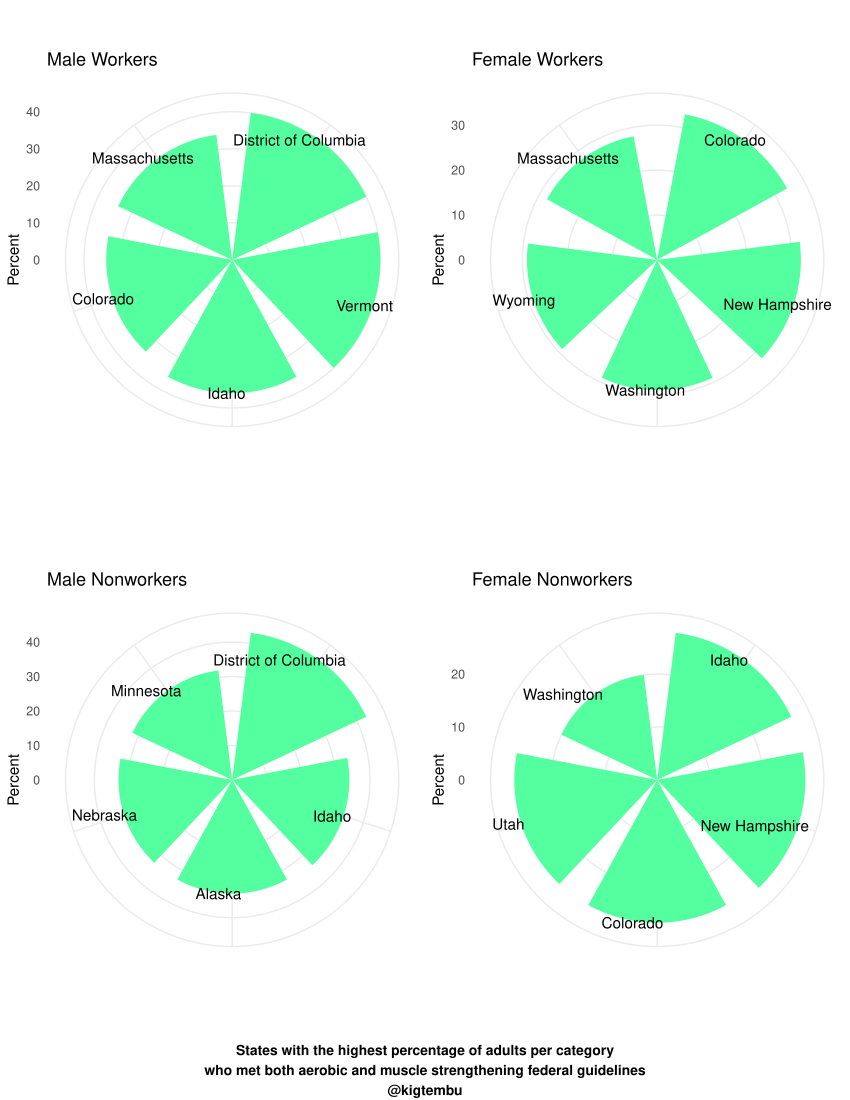

Here is the R script that generated this plot:
### Tidytuesday  challenge
##  created by kigen Tembu
##  17/7/2018

## libraries

library(tidyverse)
library(readxl)
library(ggplot2)
library(gridExtra)
library(grid)
library(ggpubr)

#read in data

exercise <-read_excel('week16_exercise.xlsx',sheet = 1)

#transpose data, filter out NAs then take top 5 per working category

exercise1 <- gather(exercise,'category','percent',3:9)%>%
            filter( percent != 'NA')%>%
            group_by(category)%>%
            mutate(percent1 = as.numeric(percent))%>%
            top_n(5,percent1)%>% 
            select(state,category,percent1)%>%
            arrange(category,desc(percent1))%>%
            filter(str_detect(category,'working'))
#plots 



plot1 <- ggplot(filter(exercise1,category == 'men_working'),aes(x =reorder(state,-percent1),y =percent1))+
         geom_bar(stat = 'identity',position = position_stack(reverse = FALSE),fill = 'seagreen1',width = 0.8)+
         theme_minimal()+
         labs(title = 'Male Workers', y = 'Percent',x = '')+
         geom_text(aes(y = percent1,label= state,hjust = 0.65))+
         theme(axis.ticks = element_blank(),axis.text.x = element_blank())+
         coord_polar()

plot2 <- ggplot(filter(exercise1,category == 'women_working'),aes(x=reorder(state,-percent1),y=percent1))+
         geom_bar(stat= 'identity',position = position_stack(reverse = FALSE),fill = 'seagreen1',width = 0.7)+
         theme_minimal()+
         labs(title = 'Female Workers', y = 'Percent',x ='')+
         geom_text(aes(y = percent1,label= state,hjust = 0.65 ))+
         theme(axis.ticks = element_blank(),axis.text.x = element_blank())+
         coord_polar()

plot3 <- ggplot(filter(exercise1,category == 'men_nonworking'),aes(x=reorder(state,-percent1),y=percent1))+
         geom_bar(stat='identity',position = position_stack(reverse = FALSE),fill = 'seagreen1',width = 0.8)+
         theme_minimal()+
         labs(title = 'Male Nonworkers', y = 'Percent',x ='')+
         geom_text(aes(y = percent1,label= state,hjust = 0.8 ))+
         theme(axis.ticks = element_blank(),axis.text.x = element_blank())+
         coord_polar()

plot4 <- ggplot(filter(exercise1,category == 'women_nonworking'),aes(x=reorder(state,-percent1),y =percent1))+
         geom_bar(stat = 'identity',position = position_stack(reverse = FALSE),fill = 'seagreen1',width = 0.8)+
         theme_minimal()+
         labs(title = 'Female Nonworkers', y = 'Percent',x ='')+
         geom_text(aes(y = percent1,label= state,hjust = 0.9 ))+
         theme(axis.ticks = element_blank(),axis.text.x = element_blank())+
         coord_polar()

footnote <- text_grob('States with the highest percentage of adults per category\nwho met both aerobic and muscle strengthening federal guidelines\n@kigtembu',face = 'bold',size =10)

grid.arrange(plot1,plot2,plot3,plot4,ncol = 2, nrow =2 , bottom = footnote )
